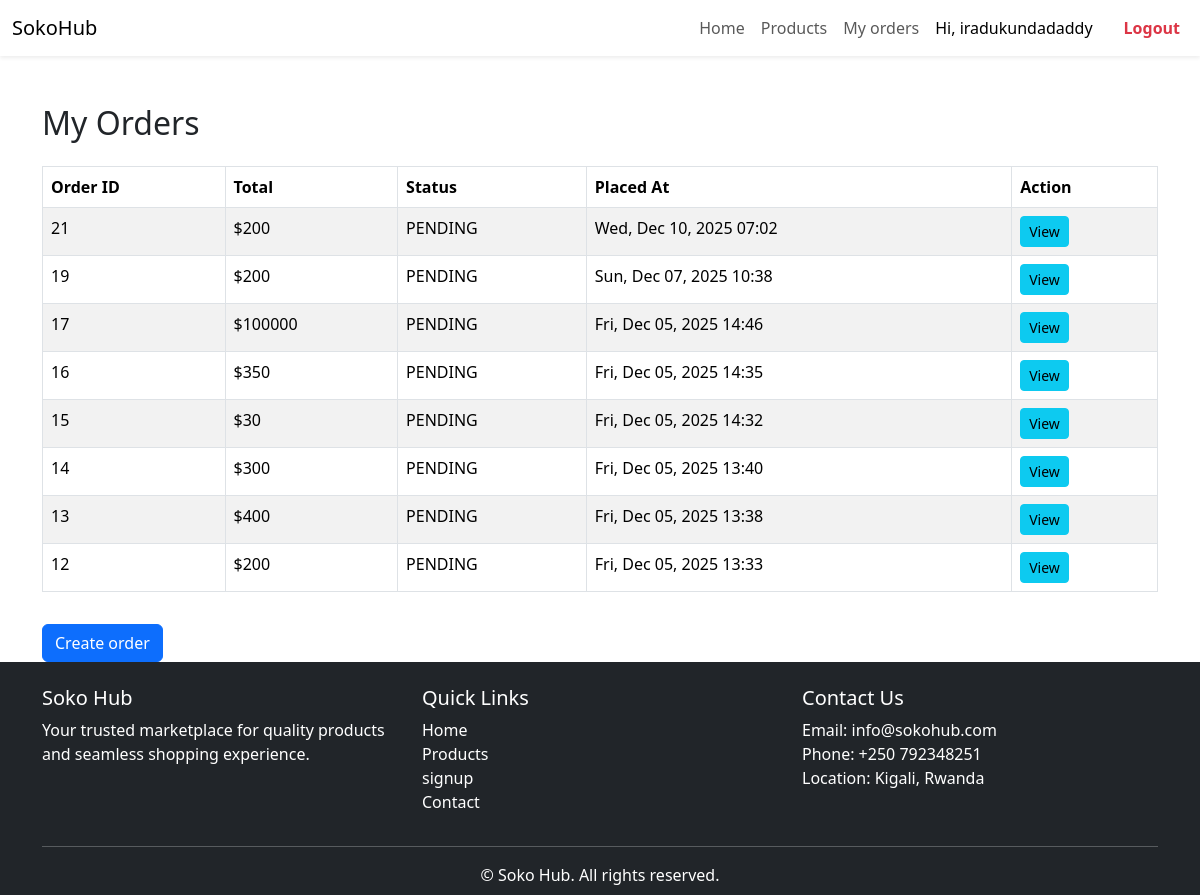
The app's page /my-orders/ (signed in) with its own data.
### accounts/models.py (models this page shows)
class CustomUser(AbstractUser):
    USER_CHOICE_CUSTOMER= 'C',
    USER_CHOICE_VENDOR= 'V',
    USER_CHOICE = [
        ('V','Vendor'),
        ('C','Customer'),
    ]
    phone = models.CharField(max_length=15, blank=True, null=True)
    location = models.CharField(max_length=255)
    user_type= models.CharField(max_length = 150,choices= USER_CHOICE, default= USER_CHOICE_CUSTOMER)

### orders/models.py (models this page shows, shortened)
class Order(models.Model):
    STATUS_CHOICE = [
        ("PENDING","Pending"),
        ("PAID","Paid"),
        ("ACTIVE","Active")
    ]
    customer = models.ForeignKey('accounts.CustomUser',on_delete = models.CASCADE)
    phone = models.CharField( max_length=50)
    delivery_address = models.CharField(max_length=255)
    created_at  = models.DateTimeField(auto_now_add=True)
    status= models.CharField(max_length=255,choices = STATUS_CHOICE)
    total = models.IntegerField()

### orders/views.py (the view)
# urls.py: path("my-orders/", customer_orders, name="customer_orders"),
def customer_orders(request):
    orders = Order.objects.filter(customer=request.user).order_by('-created_at')
    context = {
        "orders": orders
    }
    return render(request, "orders/customer_orders.html", context)

### orders/templates/orders/customer_orders.html (shortened to what this page needs)
{% extends "accounts/base.html" %}
{% block content %}
<div class="container mt-5">
    <h2 class="mb-4">My Orders</h2>
    {% if orders %}
    <table class="table table-bordered table-striped">
        <thead>
            <tr>
                <th>Order ID</th>
                <th>Total</th>
                <th>Status</th>
                <th>Placed At</th>
                <th>Action</th>
            </tr>
        </thead>
        <tbody>
            {% for order in orders %}
            <tr>
                <td>{{ order.id }}</td>
                <td>${{ order.total }}</td>
                <td>{{ order.status }}</td>
                <td>{{ order.created_at|date:"D, M d, Y H:i" }}</td>
                <td>
                    <a href="{% url 'order_confirmation' order.id %}" class="btn btn-sm btn-info">View</a>
                </td>
            </tr>
            {% endfor %}
        </tbody>
    </table>
    {% else %}
    <p>You have not placed any orders yet.</p>
    {% endif %}
    <button class="btn btn-primary mt-3" onclick="window.location.href='{% url 'product_list' %}'">Create order</button>
</div>
{% endblock %}

### accounts/templates/accounts/navbar.html (shortened to what this page needs)
{% load static %}
{% block content %}
<nav class="navbar navbar-expand-lg navbar-light bg-light shadow-sm py-2">
  <div class="container-fluid">
    <a class="navbar-brand   fs-lg " href="#">SokoHub</a>
    <div class="collapse navbar-collapse" id="navbarNav">
      <ul class="navbar-nav ms-auto mb-2 mb-lg-0">
      <ul class="navbar-nav mb-2 mb-lg-0">
        {% if request.user.is_authenticated %}
              {% if request.user.user_type == 'V' %}
        <li class="nav-item">
          <a class="nav-link"
          href="{% url 'vendor_dashboard' %}">Dashboard</a>
        </li>
        <li class="nav-item">
          <a class="nav-link "
             href="{% url 'vendor_products' %}">My Products</a>
        </li>
        <li class="nav-item">
          <a class="nav-link "
             href="{% url 'vendor_orders' %}">Orders</a>
        </li>
       {% else %}
        <li class="nav-item">
          <a class="nav-link "
             href="{% url 'home' %}">Home</a>
               </li>
               <li class="nav-item">
          <a class="nav-link "
             href="{% url 'product_list' %}">Products</a>
               </li><li class="nav-item">
          <a class="nav-link "
             href="{% url 'customer_orders' %}">My orders</a>
               </li>
      </ul>
        {% endif %}
         <li class="nav-item">
            <span class="nav-link msg">Hi, {{ request.user.username }}</span>
          </li>
          <li class="nav-item">
            <a class="nav-link text-danger fw-bold" href="{% url 'logout' %}">Logout</a>
          </li>
        {% endif %}
      </ul>
    </div>
  </div>
</nav>
{% endblock content %}

### accounts/templates/accounts/base.html (style rules this page uses)
html, body { height: 100%; margin: 0; padding: 0; }
body { display: flex; flex-direction: column; min-height: 100vh; }

### accounts/templates/accounts/navbar.html (style rules this page uses)
.navbar { background-color: #fff !important; display: flex !important; justify-content: flex-end !important; align-items: start; }
.msg { font-size: 16px; color: black !important; margin-right: 15px; }

### records on screen
CustomUser: user.username "iradukundadaddy"
Order: id "21", total "200", status "PENDING", created_at "Wed, Dec 10, 2025 07:02"
Order: id "19", total "200", status "PENDING", created_at "Sun, Dec 07, 2025 10:38"
Order: id "17", total "100000", status "PENDING", created_at "Fri, Dec 05, 2025 14:46"
Order: id "16", total "350", status "PENDING", created_at "Fri, Dec 05, 2025 14:35"
Order: id "15", total "30", status "PENDING", created_at "Fri, Dec 05, 2025 14:32"
Order: id "14", total "300", status "PENDING", created_at "Fri, Dec 05, 2025 13:40"
Order: id "13", total "400", status "PENDING", created_at "Fri, Dec 05, 2025 13:38"
Order: id "12", total "200", status "PENDING", created_at "Fri, Dec 05, 2025 13:33"
